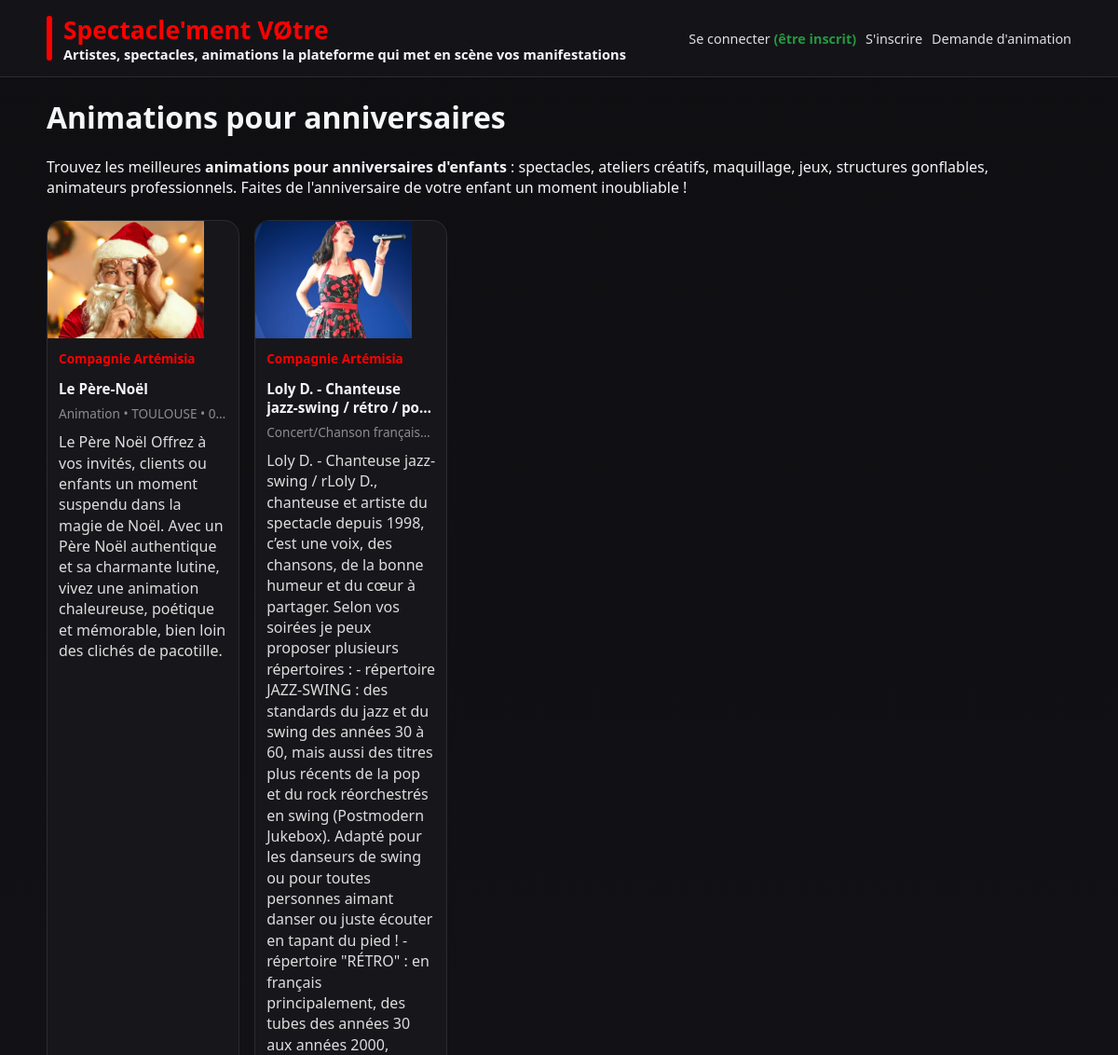
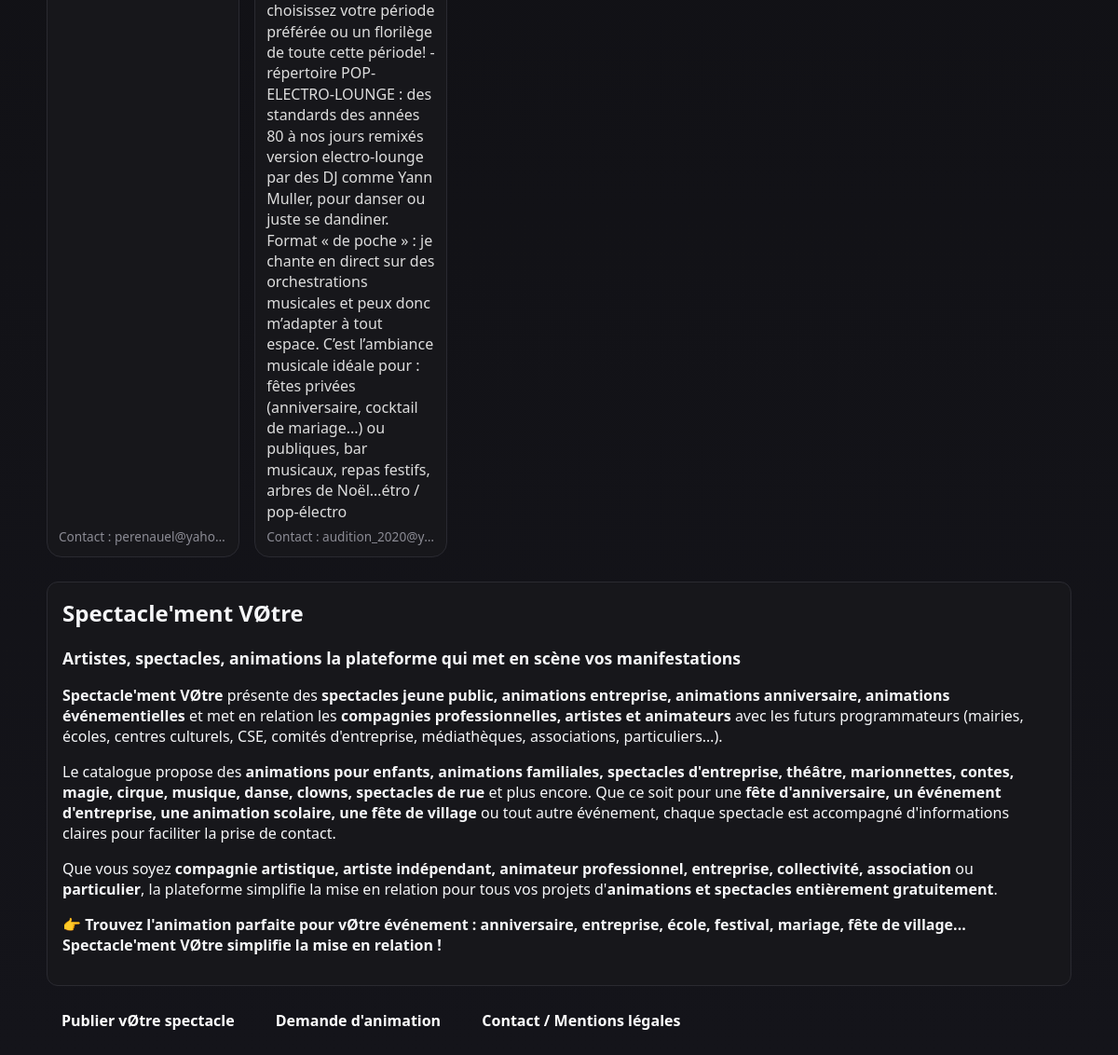
The page /animations-anniversaire on the database its author committed (2 pictures, top to bottom).
### models/models.py (models this page shows, shortened)
class Show(db.Model):
    __tablename__ = "shows"
    id = db.Column(db.Integer, primary_key=True)
    raison_sociale = db.Column(db.String(200), nullable=True)
    title = db.Column(db.String(150), nullable=False)
    description = db.Column(db.Text, nullable=True)
    region = db.Column(db.String(100), nullable=True)
    location = db.Column(db.String(120), nullable=True)
    category = db.Column(db.String(80), nullable=True)
    date = db.Column(db.Date, nullable=True)
    age_range = db.Column(db.String(50), nullable=True)
    file_name = db.Column(db.String(255), nullable=True)
    file_mimetype = db.Column(db.String(120), nullable=True)
    created_at = db.Column(db.DateTime, default=datetime.utcnow)
    approved = db.Column(db.Boolean, default=False)
    contact_email = db.Column(db.String(255), nullable=True)
    contact_phone = db.Column(db.String(20), nullable=True)
    site_internet = db.Column(db.String(255), nullable=True)
    user_id = db.Column(db.Integer, db.ForeignKey("users.id"), nullable=True)
    user = db.relationship("User", backref="shows")
    def has_image(self) -> bool:
        return (self.file_mimetype or "").lower().startswith("image/")

### app.py (the view)
    @app.route("/animations-anniversaire")
    def animations_anniversaire():
        shows = Show.query.filter(
            Show.approved.is_(True),
            or_(
                Show.category.ilike('%anniversaire%'),
                Show.title.ilike('%anniversaire%'),
                Show.description.ilike('%anniversaire%'),
                Show.category.ilike('%enfant%'),
                Show.category.ilike('%animation%')
            )
        ).all()
        return render_template("animations_anniversaire.html", shows=shows, user=current_user())

### app.py (called while the page is built)
def current_user() -> Optional[User]:
    username = session.get("username")
    if not username:
        return None
    return User.query.filter_by(username=username).first()

### templates/animations_anniversaire.html (shortened to what this page needs)
{% extends "base.html" %}
{% block content %}
<h1>Animations pour anniversaires</h1>
<p style="margin-bottom:24px;">
  Trouvez les meilleures <strong>animations pour anniversaires d'enfants</strong> :
  spectacles, ateliers créatifs, maquillage, jeux, structures gonflables, animateurs
  professionnels. Faites de l'anniversaire de votre enfant un moment inoubliable !
</p>
{% if shows %}
<div class="cards">
  {% for show in shows %}
  <article class="card">
    <a href="{{ url_for('demande_animation') }}" class="media-link">
      <div class="media">
        {% if show.has_image() %}
          <img src="{{ url_for('uploaded_file', filename=show.file_name) }}" alt="{{ show.title }}">
        {% elif show.is_pdf() %}
          <a class="pdf-thumb" href="{{ url_for('uploaded_file', filename=show.file_name) }}" target="_blank">PDF</a>
        {% else %}
          <div class="placeholder">Aucun fichier</div>
        {% endif %}
      </div>
    </a>
    <a href="{{ url_for('show_detail', show_id=show.id) }}" class="content-link">
      <div class="content">
        {% if show.raison_sociale %}<p class="meta" style="font-weight:600; margin-bottom:8px; color:var(--primary);">{{ show.raison_sociale }}</p>{% endif %}
        <h3>{{ show.title }}</h3>
        <p class="meta">
          {{ show.category }}
          {% if show.location %} • {{ show.location }}{% endif %}
          {% if show.age_range %} • {{ show.age_range }}{% endif %}
        </p>
        {% if show.description %}<p class="desc">{{ show.description }}</p>{% endif %}
        {% if show.contact_email %}<p class="meta">Contact : {{ show.contact_email }}</p>{% endif %}
      </div>
    </a>
  </article>
  {% endfor %}
</div>
{% endif %}
{% endblock %}

### static/css/style.css (style rules this page uses)
:root { --bg:#0f0f12; --panel:#17171b; --muted:#8b8b94; --text:#f5f6f8; --primary:#ff0000; --danger:#ff0000; --ok:#35c779; --border:#2a2a31; }
* { box-sizing:border-box; }
body { margin:0; font-family:system-ui,Segoe UI,Roboto,Arial; color:var(--text); background:linear-gradient(180deg,#0f0f12 0%,#14141a 100%); }
.cards { display:grid; gap:16px; grid-template-columns: repeat(5, 1fr); }
.card { background:var(--panel); border:1px solid var(--border); border-radius:16px; overflow:hidden; display:flex; flex-direction:column; }
.card .media { aspect-ratio:4/3; min-height:94px; max-height:126px; display:flex; align-items:center; justify-content:center; background:#0e0e13; overflow:hidden; position:relative; }
.card img { width:100%; height:100%; object-fit:cover; object-position:center 30%; display:block; }
.media-link { display:block; text-decoration:none; position:relative; }
.media-link .media { transition:all .3s ease; }
.content-link { display:block; text-decoration:none; color:inherit; flex:1; display:flex; flex-direction:column; }
.content-link .content { transition:background .3s ease; flex:1; display:flex; flex-direction:column; }
.card .content { padding:12px; display:flex; flex-direction:column; gap:6px; }
.card h3 { margin:0; font-size:0.95rem; line-height:1.3; overflow:hidden; text-overflow:ellipsis; display:-webkit-box; -webkit-line-clamp:2; -webkit-box-orient:vertical; }
.card .meta { margin:0; color:var(--muted); font-size:.85rem; white-space:nowrap; overflow:hidden; text-overflow:ellipsis; }
.card .meta:last-child { margin-top:auto; }
.card .desc { margin:.25rem 0 0; color:#ddd; line-height:1.4; display:block; overflow:visible; text-overflow:clip; -webkit-line-clamp:unset; -webkit-box-orient:unset; }

### rows shown on the page
Show: file_name (picture), raison_sociale "Compagnie Artémisia", title "Le Père-Noël", category "Animation", location "TOULOUSE", age_range "0…", description "Le Père Noël Offrez à vos invités, clients ou enfants un moment suspendu dans la magie de Noël. Avec un Père Noël authentique et sa charmante lutine, vivez une animation chaleureuse, poétique et mémorable, bien loin des clichés de pacotille.", contact_email "perenauel@yaho…"
Show: file_name (picture), raison_sociale "Compagnie Artémisia", title "Loly D. - Chanteuse jazz-swing / rétro…", category "Concert/Chanson français…", description "Loly D. - Chanteuse jazz-swing / rLoly D., chanteuse et artiste du spectacle depuis 1998, c’est une voix, des chansons, de la bonne humeur et du cœur à partager. Selon vos soirées je peux proposer plusieurs répertoires : - répertoire JAZZ-SWING : des standards du jazz et du swing des années 30 à 60, mais aussi des titres plus récents de la pop et du rock réorchestrés en swing (Postmodern Jukebox). Adapté pour les danseurs de swing ou pour toutes personnes aimant danser ou juste écouter en tapant du pied ! - répertoire \"RÉTRO\" : en français principalement, des tubes des années 30 aux années 2000, choisissez votre période préférée ou un florilège de toute cette période! - répertoire…", contact_email "audition_2020@y…"
